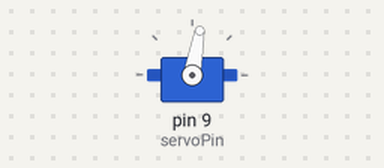
A sketch run on a simulated Arduino Uno, built with avr-gcc and run on an emulated ATmega328P. Shown: servo.

Above: at 0.05 s.
Timing chart, 0 to 3.0 s (numbered marks = the images above):
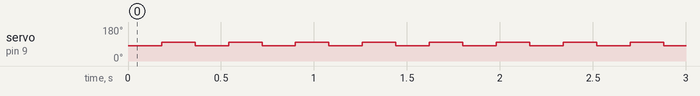

The sketch:

ServoTest1.ino
```cpp
#include <Servo.h>

Servo myServo;
byte servoPin = 9;

void setup() {
   myServo.attach(servoPin);
   myServo.writeMicroseconds(1500);
}

void loop() {
  myServo.write(80);
  delay(180);
  myServo.write(100);
  delay(180);
}
```

Measured:
- by itself, servo on pin 9 (servoPin): alternates 100° for 0.18 s and 80° for 0.18 s
